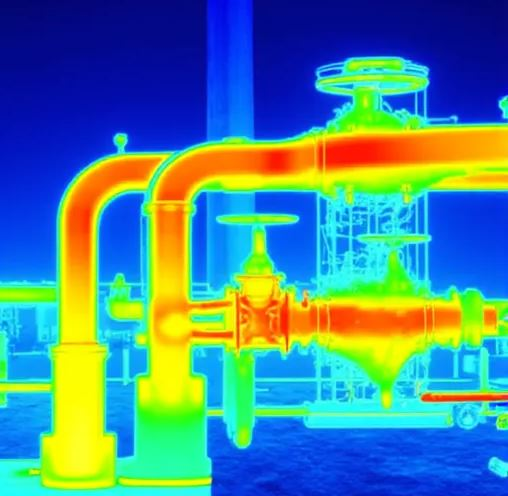
#> input picture pipe.JPG, 508 x 496 px, found by its file name
$ python exp2.py
#> lines starting #> are read from the running program, lines starting #| are printed output that depends on the picture; after the words box and inside, x2 and y2 are one past the last pixel; in counts of white or black regions, pixels touching at a corner belong together
#> further down, img is the input picture: shape (496, 508, 3); mean B, G, R 145.6, 136.7, 75.5
import numpy as np
import matplotlib.pyplot as plt
import matplotlib.patches as patches
from PIL import Image
import cv2


def active_pixels_count(image):
    lower_black = np.array([0, 0, 0], dtype="uint8")
    upper_black = np.array([0, 0, 0], dtype="uint8")

    # Create a mask for black pixels
    mask = cv2.inRange(image, lower_black, upper_black)

    # Count the number of non-zero pixels in the mask (which are the black pixels)
    black_pixel_count = cv2.countNonZero(mask)

    return (image.shape[0]*image.shape[1]) - black_pixel_count

def detect_red_zones(image):


    hsv = cv2.cvtColor(image, cv2.COLOR_BGR2HSV)
#> hsv: shape (496, 508, 3); mean H, S, V 82.5, 237.6, 224.5

    # Define lower and upper bounds for red (both ends of the HSV spectrum)
    lower_red1 = np.array([0, 50, 50])       # Darker red shades
    upper_red1 = np.array([10, 255, 255])

    lower_red2 = np.array([160, 50, 50])     # Lighter red shades
    upper_red2 = np.array([180, 255, 255])

    # Combine both red ranges
    mask1 = cv2.inRange(hsv, lower_red1, upper_red1)
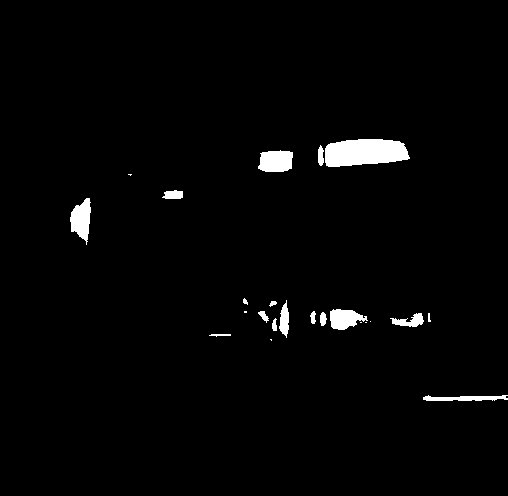
#> mask1: shape (496, 508); 2.1% white; 23 white regions (6 under 20 px), largest, box (x1, y1, x2, y2) and area: (325, 139, 410, 167) 1919, (258, 150, 293, 172) 649, (70, 198, 91, 245) 615
    mask2 = cv2.inRange(hsv, lower_red2, upper_red2)
#> mask2: shape (496, 508); 0% white in thin lines or dots, all inside (x1, y1, x2, y2) = (506, 396, 508, 398)
    mask = cv2.bitwise_or(mask1, mask2)

    # Apply the mask to the original image
    red_zone = cv2.bitwise_and(image, image, mask=mask)
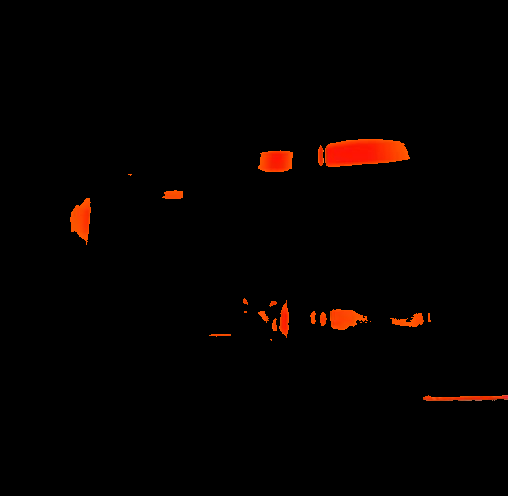
#> red_zone: shape (496, 508, 3); mean B, G, R 0.1, 1.2, 5.1
    '''
    # Display the original and masked images
    plt.figure(figsize=(15, 8))
    plt.subplot(1, 2, 1)
    plt.title("Original Image")
    plt.imshow(cv2.cvtColor(image, cv2.COLOR_BGR2RGB))

    plt.subplot(1, 2, 2)
    plt.title("Red Zones Detected")
    plt.imshow(cv2.cvtColor(red_zone, cv2.COLOR_BGR2RGB))
    plt.show()
    '''
    # Save the result as a new image
    output_filename = "red_zones_detected.jpg"
    cv2.imwrite(output_filename, red_zone)
    return red_zone,active_pixels_count(red_zone)
#> in active_pixels_count, `black_pixel_count = cv2.countNonZero(mask)`: black_pixel_count = 246783


def detect_yellow_zones(image):

    hsv = cv2.cvtColor(image, cv2.COLOR_BGR2HSV)

    # Define the yellow spectrum range (covering light to deep yellow)
    lower_yellow = np.array([20, 50, 50])    # Lighter yellow shades
    upper_yellow = np.array([40, 255, 255])  # Darker yellow shades

    # Create the mask
    mask = cv2.inRange(hsv, lower_yellow, upper_yellow)
#> mask: shape (496, 508); 14.9% white; 23 white regions (13 under 20 px), largest, box (x1, y1, x2, y2) and area: (138, 126, 508, 407) 24224, (44, 155, 168, 488) 11685, (121, 479, 211, 485) 416

    # Apply the mask to the original image
    yellow_zone = cv2.bitwise_and(image, image, mask=mask)
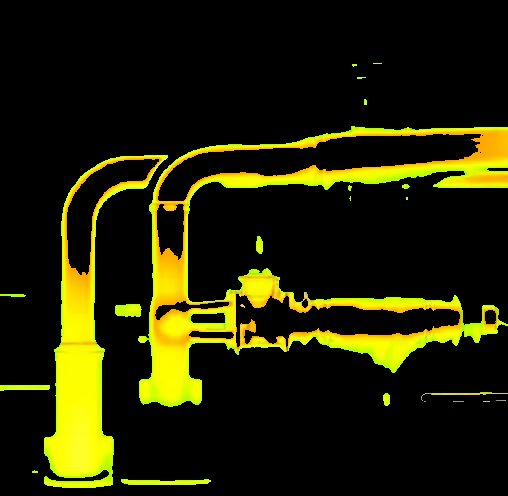
#> yellow_zone: shape (496, 508, 3); mean B, G, R 1.3, 34.9, 35.2

    # Save the result as a new image
    output_filename = "yellow_zones_detected.jpg"
    cv2.imwrite(output_filename, yellow_zone)
    return yellow_zone,active_pixels_count(yellow_zone)


def detect_green_zones(image):

    hsv = cv2.cvtColor(image, cv2.COLOR_BGR2HSV)

    # Define the green spectrum range
    lower_green = np.array([35, 50, 50])    # Light green shades
    upper_green = np.array([85, 255, 255])  # Dark green shades

    # Create the mask
    mask = cv2.inRange(hsv, lower_green, upper_green)
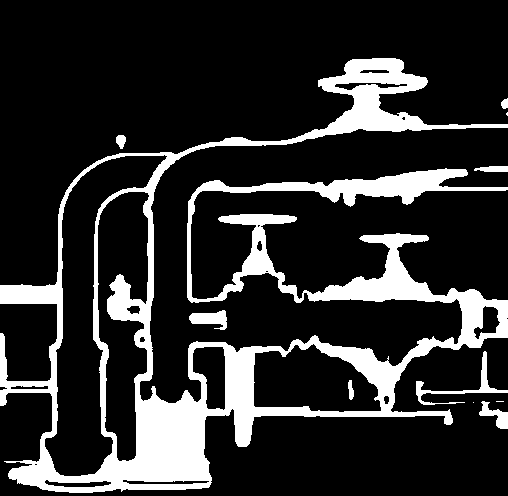
#> mask: shape (496, 508); 17.9% white; 11 white regions (3 under 20 px), largest, box (x1, y1, x2, y2) and area: (0, 58, 508, 493) 43275, (416, 351, 508, 405) 693, (189, 310, 227, 330) 456

    # Apply the mask to the original image
    green_zone = cv2.bitwise_and(image, image, mask=mask)
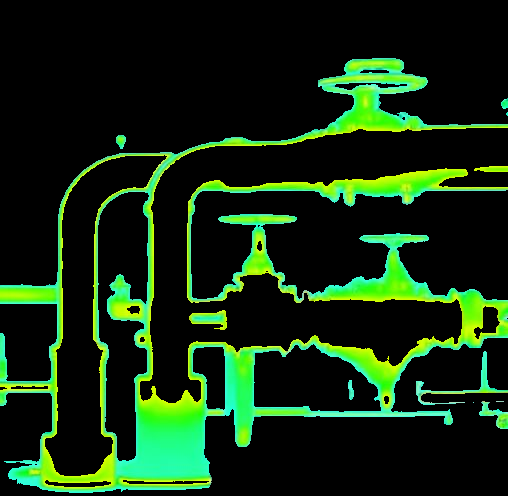
#> green_zone: shape (496, 508, 3); mean B, G, R 15.5, 44.6, 18.2

    # Save the result as a new image
    output_filename = "green_zones_detected.jpg"
    cv2.imwrite(output_filename, green_zone)

    print(f"Green zones saved as '{output_filename}'")
    return green_zone,active_pixels_count(green_zone)

def detect_blue_zones(image):

    hsv = cv2.cvtColor(image, cv2.COLOR_BGR2HSV)

    # Define the blue spectrum range
    lower_blue = np.array([90, 50, 50])    # Light blue shades
    upper_blue = np.array([130, 255, 255])  # Dark blue shades

    # Create the mask
    mask = cv2.inRange(hsv, lower_blue, upper_blue)
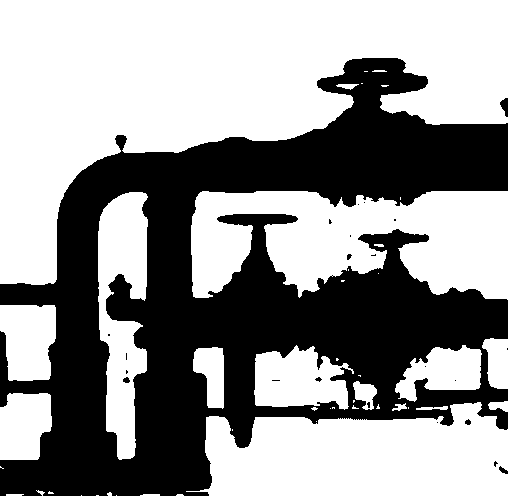
#> mask: shape (496, 508); 58.9% white; 23 black regions (16 under 20 px), largest, box (x1, y1, x2, y2) and area: (0, 58, 508, 496) 103359, (500, 98, 508, 117) 96, (499, 466, 508, 474) 38

    # Apply the mask to the original image
    blue_zone = cv2.bitwise_and(image, image, mask=mask)
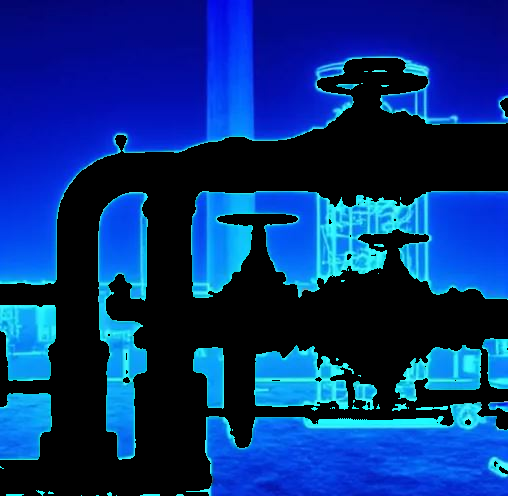
#> blue_zone: shape (496, 508, 3); mean B, G, R 121.9, 47.9, 5.7

    # Save the result as a new image
    output_filename = "blue_zones_detected.jpg"
    cv2.imwrite(output_filename, blue_zone)

    print(f"Blue zones saved as '{output_filename}'")
    return blue_zone,active_pixels_count(blue_zone)


image = "pipe.jpg"
img = cv2.imread(image)
detect_red_zones(img)
detect_yellow_zones(img)
detect_green_zones(img)
detect_blue_zones(img)

#plot_Segment("pipe.jpeg", coords)
